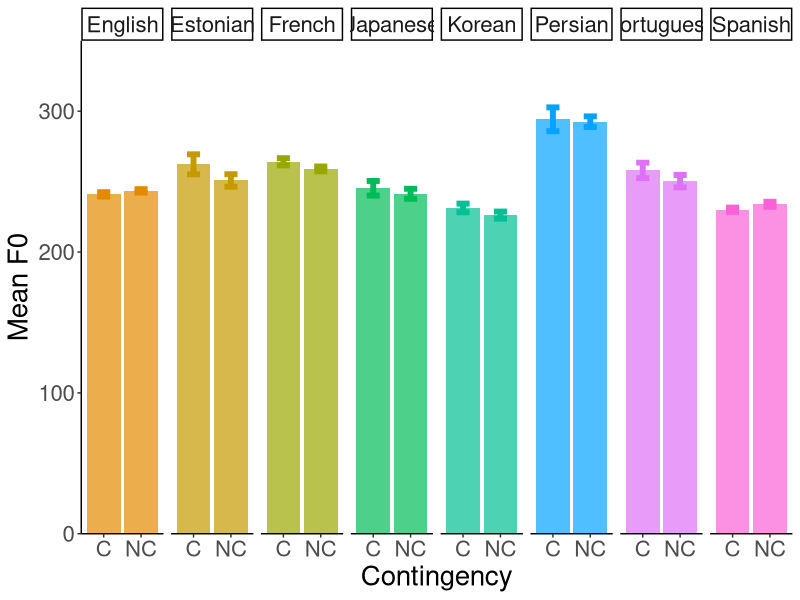
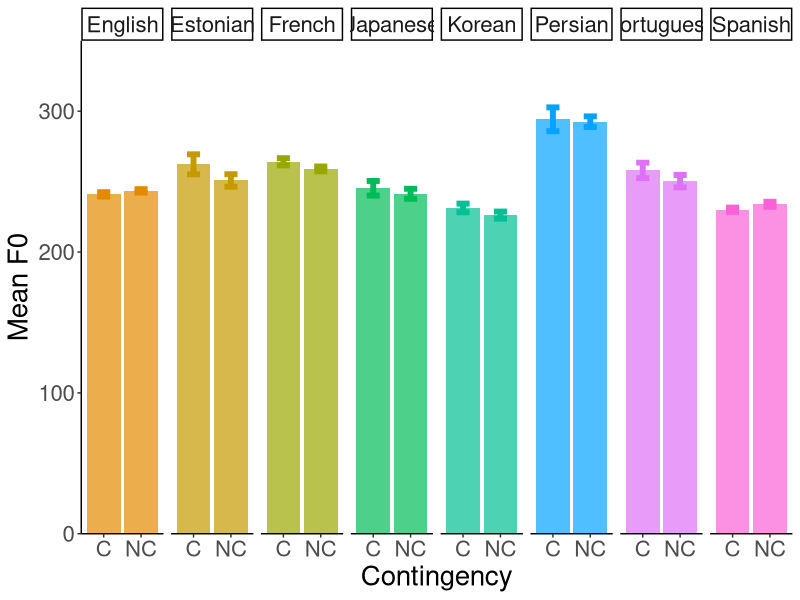

These figures' R source, in order: (Note: this script raises an error after producing the figures.)
library("tidyverse")
library("plotrix")

pitch_dat <- read_csv("data/master_pitch.csv") %>% 
       mutate(rangeF0 = maxF0 - minF0)

pitch_dat_sum <- pitch_dat %>%
    mutate(rangeF0 = maxF0 - minF0,
           Contingency = recode(Contingency,
           `Non-contingent` = "Noncontingent")) %>%
    group_by(Language, Contingency) %>%
    summarize(avgF0 = mean(meanF0, na.rm = TRUE),
              seF0 = std.error(meanF0, na.rm = TRUE),
              avg_stdevF0 = mean(stdevF0, na.rm = TRUE),
              se_stdevF0 = std.error(stdevF0, na.rm = TRUE),
              avg_rangeF0 = mean(rangeF0, na.rm = TRUE),
              se_rangeF0 = std.error(rangeF0, na.rm = TRUE),
              N = n())

# visualized

# ---- correct colors

ggplot(pitch_dat_sum, aes(x = Contingency, y = avgF0, fill = Language)) +
  geom_bar(stat = "identity",
           position = position_dodge(),alpha = .7) +
  geom_errorbar(aes(ymin = avgF0 - seF0,
                    ymax = avgF0 + seF0,
                    color = Language), width = .35,
                    size = 2,
                    position = position_dodge(.9)) +
  facet_grid(cols = vars(Language)) +
  scale_color_manual(values=c("#E48900", "#C59A00", "#99A801", "#00BC57", "#00C094",
                              "#05A3FF", "#DF70F8", "#FB61D7")) +
  scale_fill_manual(values=c("#E48900", "#C59A00", "#99A801", "#00BC57", "#00C094",
                              "#05A3FF", "#DF70F8", "#FB61D7")) +
  scale_y_continuous(expand = c(0, 0), limits = c(0, 350)) +
  scale_x_discrete(labels = c("C", "NC")) +
  labs(y = "Mean F0") +
  theme_classic() +
  theme(text = element_text(size = 20),
        legend.position = "None")

ggsave("figs/mean_pitch_diffs.pdf", width = 11, height = 6.180, dpi = 1200)

# ggplot(pitch_dat_sum, aes(x = Contingency, y = avg_stdevF0, fill = Language)) +
#   geom_bar(stat = "identity", color = "black",
#            position = position_dodge()) +
#   geom_errorbar(aes(ymin = avg_stdevF0 - se_stdevF0, ymax = avg_stdevF0 + se_stdevF0), width = .2,
#                  position = position_dodge(.9)) +
#   facet_grid(cols = vars(Language)) +
#   scale_x_discrete(labels = c("C", "NC")) +
#   labs(y = "Mean F0 SD") +
#   theme_classic()

# ---- stats

library("lme4")
library("emmeans")

# run a linear or mixed model depending on repeated measures

run_lm <- function(df, dependent_var, subject_var = "subID") {
  if (length(unique(df[[subject_var]])) > 1) {
    formula_str <- paste(dependent_var, "~ Contingency + (1 |", subject_var, ")")
    model_formula <- as.formula(formula_str)
    m <- lmer(model_formula, data = df, REML = FALSE)
  } else {
    formula_str <- paste(dependent_var, "~ Contingency")
    model_formula <- as.formula(formula_str)
    m <- lm(model_formula, data = df)
  }
  emm <- emmeans(m, ~ Contingency)
  return(emm)
}

# make a table from summary

table_maker <- function(data) { data %>%
    select(Language, estimate, SE, statistic, p.value) %>%
    `colnames<-`(c("Language", "Estimate", "SE", "Test statistic", "p-value")) %>%
    mutate_at(vars(-c(`p-value`,Language)), round,2) %>%
    mutate(`p-value` = format(round(`p-value`,4),nsmall=4)) %>%
    mutate(`p-value` = gsub("0.0000","<.0001",`p-value`)) %>%
    arrange(`Language`)
    }

# pitch range

rangeF0_test <- pitch_dat %>%
  group_by(Language) %>%
  nest() %>%
  mutate(
    fit = map(data, ~run_lm(.x, "rangeF0", "subID")),
    contrasts = map(fit, ~summary(contrast(.x, method = "pairwise")))
  ) %>%
  select(Language, contrasts) %>% 
  unnest() %>%
  mutate(statistic = coalesce(`t.ratio`), .before = p.value)

rangeF0_stats_table <- table_maker(rangeF0_test)

range_descriptives <- pitch_dat %>%
  group_by(Language, Contingency) %>%
  summarize(Mean = mean(rangeF0, na.rm = TRUE),
            SD = sd(rangeF0, na.rm = TRUE)) %>% 
  mutate_at(vars(-c(Language, Contingency)), round,2) %>% 
  ungroup() %>%
  mutate(Mean_SD = paste(Mean, "(", SD, ")")) %>%
  select("Language", "Contingency", "Mean_SD") %>% 
  pivot_wider(names_from = Contingency, values_from = Mean_SD) %>%
  rename(`Contingent Mean (SD)` = Contingent, `Non-contingent Mean (SD)` = `Non-contingent`)
       
rangeF0_stats_table %>% 
       left_join(range_descriptives, by = "Language") %>%
       select(Language, `Contingent Mean (SD)`, `Non-contingent Mean (SD)`, everything()) %>% 
       kbl("pipe")

# mean range

meanF0_test <- pitch_dat %>%
  group_by(Language) %>%
  nest() %>%
  mutate(
    fit = map(data, ~run_lm(.x, "meanF0", "subID")),
    contrasts = map(fit, ~summary(contrast(.x, method = "pairwise")))
  ) %>%
  select(Language, contrasts) %>% 
  unnest() %>%
  mutate(statistic = coalesce(`t.ratio`), .before = p.value)

meanF0_stats_table <- table_maker(meanF0_test)

mean_descriptives <- pitch_dat %>%
  group_by(Language, Contingency) %>%
  summarize(Mean = mean(meanF0, na.rm = TRUE),
            SD = sd(meanF0, na.rm = TRUE)) %>% 
  mutate_at(vars(-c(Language, Contingency)), round,2) %>% 
  ungroup() %>%
  mutate(Mean_SD = paste(Mean, "(", SD, ")")) %>%
  select("Language", "Contingency", "Mean_SD") %>% 
  pivot_wider(names_from = Contingency, values_from = Mean_SD) %>%
  rename(`Contingent Mean (SD)` = Contingent, `Non-contingent Mean (SD)` = `Non-contingent`)

meanF0_stats_table %>% 
       left_join(mean_descriptives, by = "Language") %>%
       select(Language, `Contingent Mean (SD)`, `Non-contingent Mean (SD)`, everything()) %>% 
       kbl("pipe")
